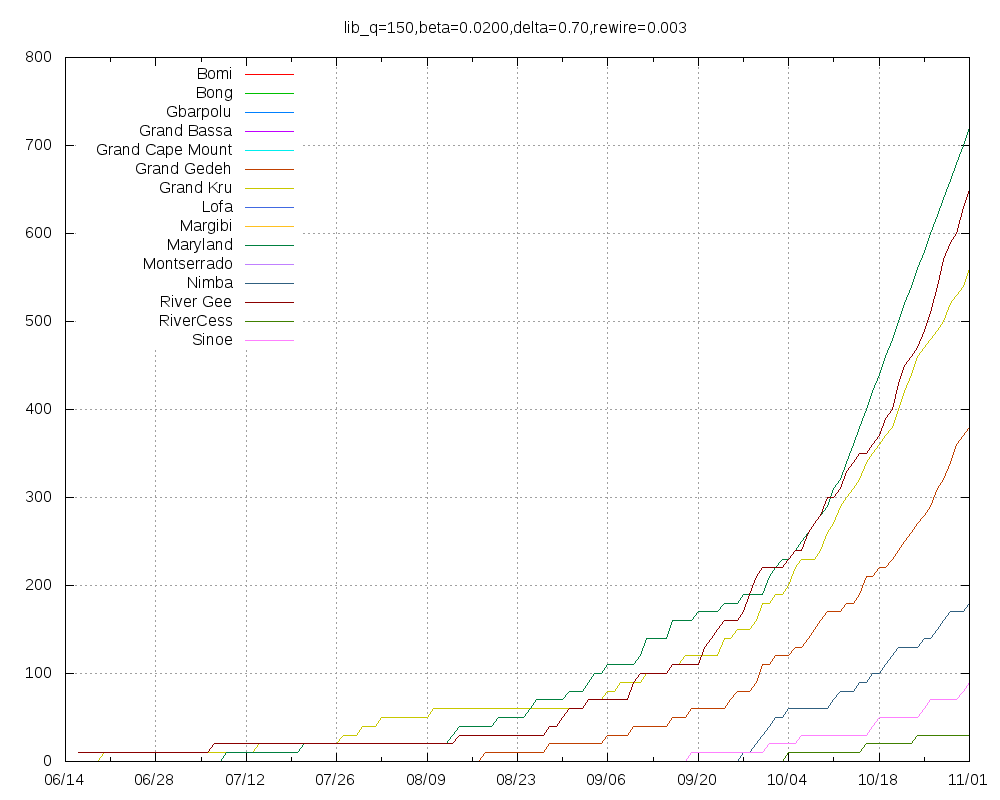

Recreate this plot in gnuplot.
set title "lib_q=150,beta=0.0200,delta=0.70,rewire=0.003"
set key top left
set grid
set xdata time
set timefmt "%Y-%m-%d"
set terminal png size 1000,800
set output "lib_q=150,beta=0.0200,delta=0.70,rewire=0.003.png"
plot "Bomi.tab" using 1:2 title "Bomi" with lines,"Bong.tab" using 1:2 title "Bong" with lines,"Gbarpolu.tab" using 1:2 title "Gbarpolu" with lines,"Grand_Bassa.tab" using 1:2 title "Grand Bassa" with lines,"Grand_Cape_Mount.tab" using 1:2 title "Grand Cape Mount" with lines,"Grand_Gedeh.tab" using 1:2 title "Grand Gedeh" with lines,"Grand_Kru.tab" using 1:2 title "Grand Kru" with lines,"Lofa.tab" using 1:2 title "Lofa" with lines,"Margibi.tab" using 1:2 title "Margibi" with lines,"Maryland.tab" using 1:2 title "Maryland" with lines,"Montserrado.tab" using 1:2 title "Montserrado" with lines,"Nimba.tab" using 1:2 title "Nimba" with lines,"River_Gee.tab" using 1:2 title "River Gee" with lines,"RiverCess.tab" using 1:2 title "RiverCess" with lines,"Sinoe.tab" using 1:2 title "Sinoe" with lines
